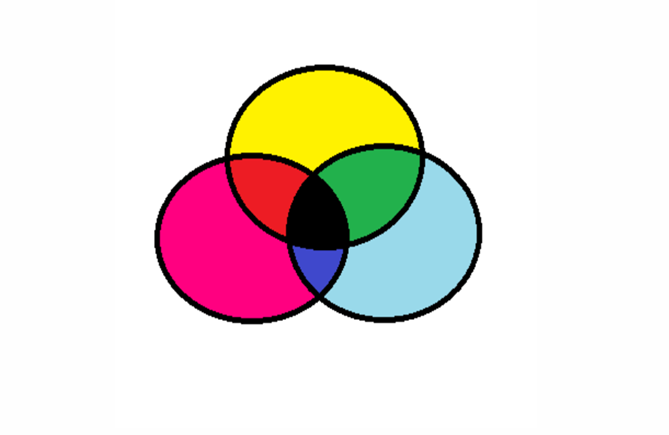
#> input picture rgb.png, 669 x 435 px
$ python 03_adjust_contrast.py
#> lines starting #> are read from the running program, lines starting #| are printed output that depends on the picture
import cv2
import numpy as np

img = cv2.imread("rgb.png")
#> img is the input picture: shape (435, 669, 3); mean B, G, R 219.9, 224.3, 234

contrast_img = cv2.addWeighted(img, 2.5, np.zeros(img.shape, img.dtype), 0, 0)
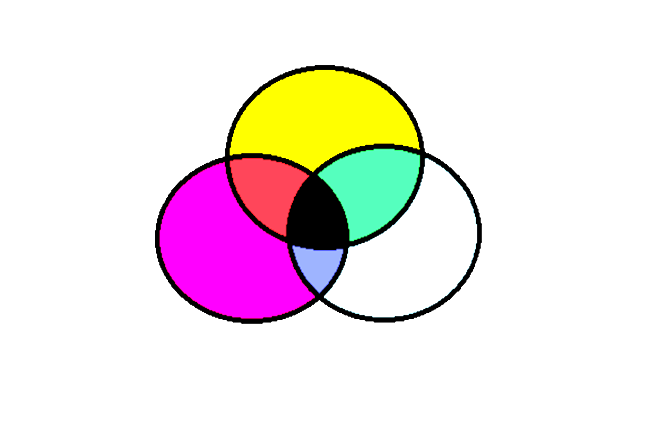
#> contrast_img: shape (435, 669, 3); mean B, G, R 231.2, 230.3, 241.6
cv2.imshow('Original Image', img)
cv2.imshow('Contrast Image', contrast_img)
cv2.waitKey(0)

cv2.destroyAllWindows()

# In the above code, the brightness is set to 0 as we
# only want to apply contrast.

$ run again, with blob2.png copied over rgb.png
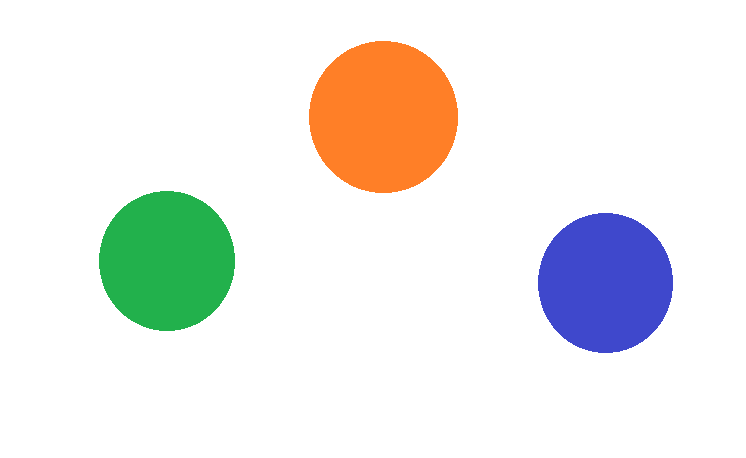
#> input picture blob2.png, 746 x 458 px
#> img is the input picture: shape (458, 746, 3); mean B, G, R 233.7, 237, 237
#> `contrast_img = cv2.addWeighted(img, 2.5, np.zeros(img.shape, img.dtype..`:
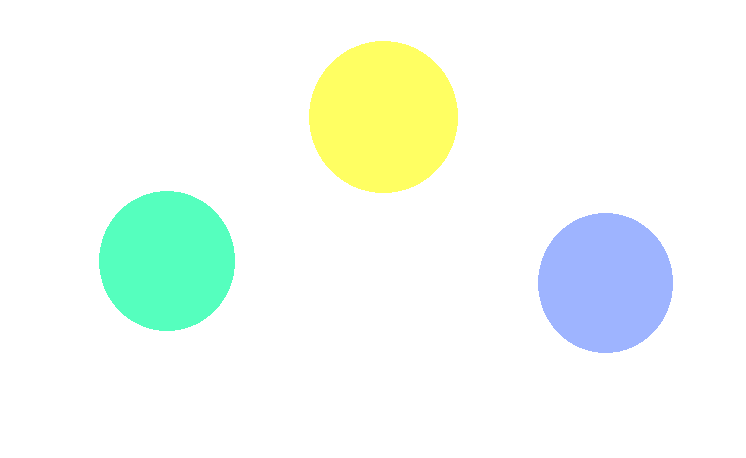
#> contrast_img: shape (458, 746, 3); mean B, G, R 244, 251.7, 243.4
